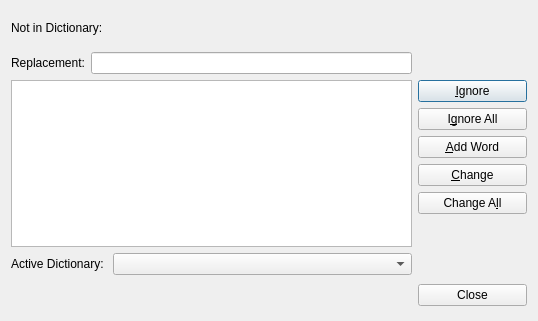
<ui version="4.0" >
 <class>AspellPluginBase</class>
 <widget class="QDialog" name="AspellPluginBase" >
  <property name="geometry" >
   <rect>
    <x>0</x>
    <y>0</y>
    <width>538</width>
    <height>321</height>
   </rect>
  </property>
  <property name="windowTitle" >
   <string>Spell Check</string>
  </property>
  <layout class="QGridLayout" name="gridLayout" >
   <item row="0" column="0" >
    <layout class="QHBoxLayout" name="horizontalLayout" >
     <item>
      <widget class="QLabel" name="ftextLabel1" >
       <property name="sizePolicy" >
        <sizepolicy vsizetype="Fixed" hsizetype="Minimum" >
         <horstretch>0</horstretch>
         <verstretch>0</verstretch>
        </sizepolicy>
       </property>
       <property name="minimumSize" >
        <size>
         <width>0</width>
         <height>0</height>
        </size>
       </property>
       <property name="maximumSize" >
        <size>
         <width>16777215</width>
         <height>16777215</height>
        </size>
       </property>
       <property name="font" >
        <font>
         <weight>50</weight>
         <bold>false</bold>
        </font>
       </property>
       <property name="text" >
        <string>Not in Dictionary:</string>
       </property>
      </widget>
     </item>
     <item>
      <widget class="QLabel" name="fmisSpelling" >
       <property name="sizePolicy" >
        <sizepolicy vsizetype="Fixed" hsizetype="Expanding" >
         <horstretch>0</horstretch>
         <verstretch>0</verstretch>
        </sizepolicy>
       </property>
       <property name="minimumSize" >
        <size>
         <width>300</width>
         <height>35</height>
        </size>
       </property>
       <property name="maximumSize" >
        <size>
         <width>16777215</width>
         <height>16777215</height>
        </size>
       </property>
       <property name="toolTip" >
        <string>Word that was not found in the active dictionary</string>
       </property>
       <property name="text" >
        <string/>
       </property>
      </widget>
     </item>
    </layout>
   </item>
   <item row="0" column="1" >
    <spacer name="horizontalSpacer" >
     <property name="orientation" >
      <enum>Qt::Horizontal</enum>
     </property>
     <property name="sizeType" >
      <enum>QSizePolicy::Minimum</enum>
     </property>
     <property name="sizeHint" stdset="0" >
      <size>
       <width>109</width>
       <height>17</height>
      </size>
     </property>
    </spacer>
   </item>
   <item row="1" column="0" >
    <layout class="QHBoxLayout" name="horizontalLayout_2" >
     <item>
      <widget class="QLabel" name="ftextLabel2" >
       <property name="sizePolicy" >
        <sizepolicy vsizetype="Fixed" hsizetype="Minimum" >
         <horstretch>0</horstretch>
         <verstretch>0</verstretch>
        </sizepolicy>
       </property>
       <property name="minimumSize" >
        <size>
         <width>0</width>
         <height>0</height>
        </size>
       </property>
       <property name="maximumSize" >
        <size>
         <width>16777215</width>
         <height>16777215</height>
        </size>
       </property>
       <property name="text" >
        <string>Replacement:</string>
       </property>
      </widget>
     </item>
     <item>
      <widget class="QLineEdit" name="fcurrWord" >
       <property name="toolTip" >
        <string>Replacement text for the current word that was not found in the dictionary</string>
       </property>
      </widget>
     </item>
    </layout>
   </item>
   <item row="1" column="1" >
    <spacer name="horizontalSpacer_2" >
     <property name="orientation" >
      <enum>Qt::Horizontal</enum>
     </property>
     <property name="sizeType" >
      <enum>QSizePolicy::Minimum</enum>
     </property>
     <property name="sizeHint" stdset="0" >
      <size>
       <width>109</width>
       <height>20</height>
      </size>
     </property>
    </spacer>
   </item>
   <item row="2" column="0" >
    <layout class="QVBoxLayout" name="verticalLayout_2" >
     <item>
      <widget class="QListWidget" name="flistReplacements" />
     </item>
     <item>
      <layout class="QHBoxLayout" >
       <item>
        <widget class="QLabel" name="ftextLabel4" >
         <property name="sizePolicy" >
          <sizepolicy vsizetype="Fixed" hsizetype="Minimum" >
           <horstretch>0</horstretch>
           <verstretch>0</verstretch>
          </sizepolicy>
         </property>
         <property name="minimumSize" >
          <size>
           <width>0</width>
           <height>0</height>
          </size>
         </property>
         <property name="maximumSize" >
          <size>
           <width>16777215</width>
           <height>16777215</height>
          </size>
         </property>
         <property name="font" >
          <font>
           <weight>50</weight>
           <bold>false</bold>
          </font>
         </property>
         <property name="text" >
          <string>Active Dictionary: </string>
         </property>
        </widget>
       </item>
       <item>
        <widget class="QComboBox" name="flistDicts" >
         <property name="sizePolicy" >
          <sizepolicy vsizetype="Fixed" hsizetype="Expanding" >
           <horstretch>0</horstretch>
           <verstretch>0</verstretch>
          </sizepolicy>
         </property>
         <property name="toolTip" >
          <string>The currently active dictionary. Scribus uses aspell for dictionary support.&lt;br />If you require updated or more dictionaries, you should install them via your system's installation system or package manager.</string>
         </property>
        </widget>
       </item>
      </layout>
     </item>
    </layout>
   </item>
   <item row="2" column="1" >
    <layout class="QVBoxLayout" name="verticalLayout" >
     <item>
      <widget class="QPushButton" name="fskipBtn" >
       <property name="sizePolicy" >
        <sizepolicy vsizetype="Fixed" hsizetype="Minimum" >
         <horstretch>0</horstretch>
         <verstretch>0</verstretch>
        </sizepolicy>
       </property>
       <property name="minimumSize" >
        <size>
         <width>0</width>
         <height>0</height>
        </size>
       </property>
       <property name="maximumSize" >
        <size>
         <width>16777215</width>
         <height>16777215</height>
        </size>
       </property>
       <property name="toolTip" >
        <string>Ignore the current text not found in the active dictionary</string>
       </property>
       <property name="text" >
        <string>&amp;Ignore</string>
       </property>
      </widget>
     </item>
     <item>
      <widget class="QPushButton" name="fskipAllBtn" >
       <property name="minimumSize" >
        <size>
         <width>0</width>
         <height>0</height>
        </size>
       </property>
       <property name="maximumSize" >
        <size>
         <width>16777215</width>
         <height>16777215</height>
        </size>
       </property>
       <property name="toolTip" >
        <string>Ignore all occurrences of the current text not found in the active dictionary</string>
       </property>
       <property name="text" >
        <string>I&amp;gnore All</string>
       </property>
      </widget>
     </item>
     <item>
      <widget class="QPushButton" name="faddWordBtn" >
       <property name="sizePolicy" >
        <sizepolicy vsizetype="Fixed" hsizetype="Minimum" >
         <horstretch>0</horstretch>
         <verstretch>0</verstretch>
        </sizepolicy>
       </property>
       <property name="minimumSize" >
        <size>
         <width>0</width>
         <height>0</height>
        </size>
       </property>
       <property name="maximumSize" >
        <size>
         <width>16777215</width>
         <height>16777215</height>
        </size>
       </property>
       <property name="toolTip" >
        <string>Add the current word to the your personal spelling dictionary for future use</string>
       </property>
       <property name="text" >
        <string>&amp;Add Word</string>
       </property>
      </widget>
     </item>
     <item>
      <widget class="QPushButton" name="fchangeBtn" >
       <property name="sizePolicy" >
        <sizepolicy vsizetype="Fixed" hsizetype="Minimum" >
         <horstretch>0</horstretch>
         <verstretch>0</verstretch>
        </sizepolicy>
       </property>
       <property name="minimumSize" >
        <size>
         <width>0</width>
         <height>0</height>
        </size>
       </property>
       <property name="maximumSize" >
        <size>
         <width>16777215</width>
         <height>16777215</height>
        </size>
       </property>
       <property name="toolTip" >
        <string>Change the current word that was not found to that shown in the replacement entry field</string>
       </property>
       <property name="text" >
        <string>&amp;Change</string>
       </property>
      </widget>
     </item>
     <item>
      <widget class="QPushButton" name="fchangeAllBtn" >
       <property name="sizePolicy" >
        <sizepolicy vsizetype="Fixed" hsizetype="Minimum" >
         <horstretch>0</horstretch>
         <verstretch>0</verstretch>
        </sizepolicy>
       </property>
       <property name="minimumSize" >
        <size>
         <width>0</width>
         <height>0</height>
        </size>
       </property>
       <property name="maximumSize" >
        <size>
         <width>16777215</width>
         <height>16777215</height>
        </size>
       </property>
       <property name="toolTip" >
        <string>Change all occurrences of the current word in the text that was not found to that shown in the replacement entry field</string>
       </property>
       <property name="text" >
        <string>Change A&amp;ll</string>
       </property>
      </widget>
     </item>
     <item>
      <spacer>
       <property name="orientation" >
        <enum>Qt::Vertical</enum>
       </property>
       <property name="sizeHint" stdset="0" >
        <size>
         <width>103</width>
         <height>29</height>
        </size>
       </property>
      </spacer>
     </item>
    </layout>
   </item>
   <item row="3" column="0" >
    <spacer name="verticalSpacer" >
     <property name="orientation" >
      <enum>Qt::Vertical</enum>
     </property>
     <property name="sizeType" >
      <enum>QSizePolicy::Minimum</enum>
     </property>
     <property name="sizeHint" stdset="0" >
      <size>
       <width>20</width>
       <height>29</height>
      </size>
     </property>
    </spacer>
   </item>
   <item row="3" column="1" >
    <widget class="QPushButton" name="fcloseBtn" >
     <property name="text" >
      <string>Close</string>
     </property>
    </widget>
   </item>
  </layout>
 </widget>
 <resources/>
 <connections/>
</ui>
